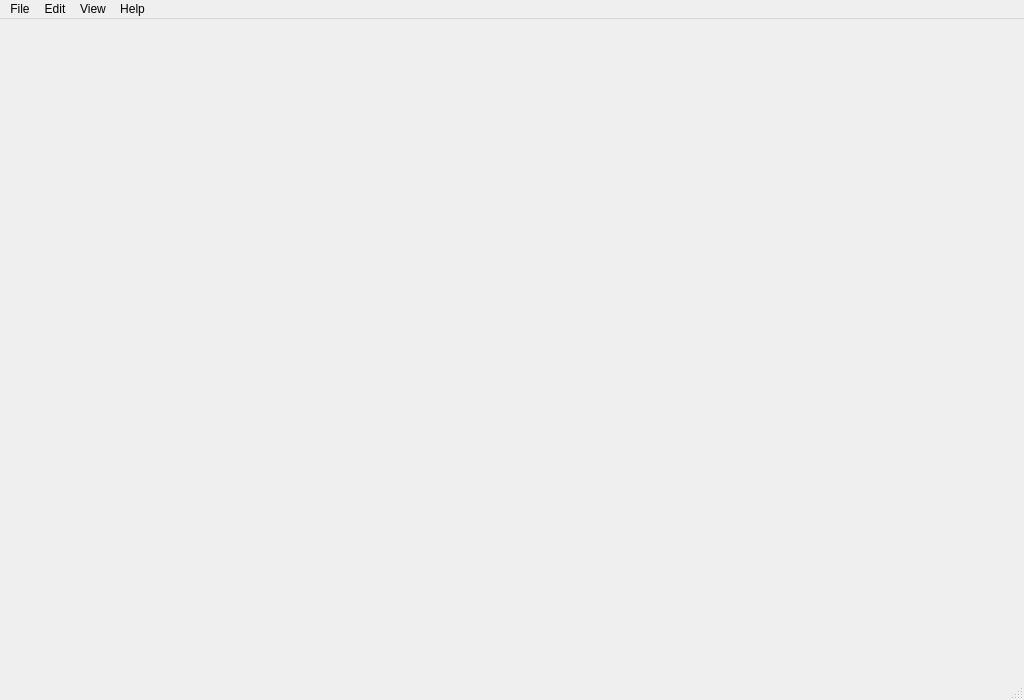
<?xml version="1.0" encoding="UTF-8"?>
<ui version="4.0">
 <class>MainWindow</class>
 <widget class="QMainWindow" name="MainWindow">
  <property name="geometry">
   <rect>
    <x>0</x>
    <y>0</y>
    <width>1024</width>
    <height>700</height>
   </rect>
  </property>
  <property name="windowTitle">
   <string>Icon Viewer</string>
  </property>
  <property name="unifiedTitleAndToolBarOnMac">
   <bool>true</bool>
  </property>
  <widget class="QWidget" name="centralWidget">
   <layout class="QVBoxLayout" name="verticalLayout">
    <property name="leftMargin">
     <number>0</number>
    </property>
    <property name="topMargin">
     <number>0</number>
    </property>
    <property name="rightMargin">
     <number>0</number>
    </property>
    <property name="bottomMargin">
     <number>0</number>
    </property>
    <item>
     <widget class="IconGrid" name="iconGrid" native="true"/>
    </item>
   </layout>
  </widget>
  <widget class="QMenuBar" name="menuBar">
   <property name="geometry">
    <rect>
     <x>0</x>
     <y>0</y>
     <width>1024</width>
     <height>22</height>
    </rect>
   </property>
   <widget class="QMenu" name="menuFile">
    <property name="title">
     <string>File</string>
    </property>
    <addaction name="actionExport"/>
    <addaction name="separator"/>
    <addaction name="actionQuit"/>
   </widget>
   <widget class="QMenu" name="menuEdit">
    <property name="title">
     <string>Edit</string>
    </property>
    <addaction name="actionCopySvg"/>
    <addaction name="actionCopyPng"/>
   </widget>
   <widget class="QMenu" name="menuView">
    <property name="title">
     <string>View</string>
    </property>
    <addaction name="actionSmallIcons"/>
    <addaction name="actionMediumIcons"/>
    <addaction name="actionLargeIcons"/>
   </widget>
   <widget class="QMenu" name="menuHelp">
    <property name="title">
     <string>Help</string>
    </property>
    <addaction name="actionAbout"/>
   </widget>
   <addaction name="menuFile"/>
   <addaction name="menuEdit"/>
   <addaction name="menuView"/>
   <addaction name="menuHelp"/>
  </widget>
  <widget class="QStatusBar" name="statusBar"/>
  <action name="actionExport">
   <property name="text">
    <string>Extract ...</string>
   </property>
   <property name="shortcut">
    <string>Ctrl+E</string>
   </property>
  </action>
  <action name="actionQuit">
   <property name="text">
    <string>Quit</string>
   </property>
   <property name="shortcut">
    <string>Ctrl+Q</string>
   </property>
  </action>
  <action name="actionCopySvg">
   <property name="text">
    <string>Copy SVG</string>
   </property>
   <property name="shortcut">
    <string>Ctrl+C</string>
   </property>
  </action>
  <action name="actionCopyPng">
   <property name="text">
    <string>Copy PNG</string>
   </property>
   <property name="shortcut">
    <string>Ctrl+Shift+C</string>
   </property>
  </action>
  <action name="actionSmallIcons">
   <property name="text">
    <string>Small Icons</string>
   </property>
   <property name="checkable">
    <bool>true</bool>
   </property>
  </action>
  <action name="actionMediumIcons">
   <property name="text">
    <string>Medium Icons</string>
   </property>
   <property name="checkable">
    <bool>true</bool>
   </property>
   <property name="checked">
    <bool>true</bool>
   </property>
  </action>
  <action name="actionLargeIcons">
   <property name="text">
    <string>Large Icons</string>
   </property>
   <property name="checkable">
    <bool>true</bool>
   </property>
  </action>
  <action name="actionAbout">
   <property name="text">
    <string>About</string>
   </property>
  </action>
 </widget>
 <layoutdefault spacing="6" margin="11"/>
 <customwidgets>
  <customwidget>
   <class>IconGrid</class>
   <extends>QWidget</extends>
   <header>icongrid.h</header>
   <container>1</container>
  </customwidget>
 </customwidgets>
 <resources/>
 <connections>
  <connection>
   <sender>actionQuit</sender>
   <signal>triggered()</signal>
   <receiver>MainWindow</receiver>
   <slot>close()</slot>
  </connection>
 </connections>
</ui>
